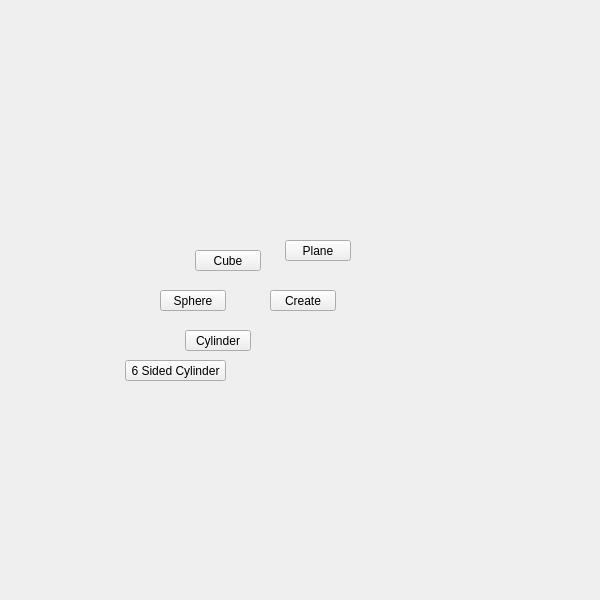
<?xml version="1.0" encoding="UTF-8"?>
<ui version="4.0">
 <class>QtUi</class>
 <widget class="QMainWindow" name="QtUi">
  <property name="enabled">
   <bool>true</bool>
  </property>
  <property name="geometry">
   <rect>
    <x>0</x>
    <y>0</y>
    <width>600</width>
    <height>600</height>
   </rect>
  </property>
  <property name="sizePolicy">
   <sizepolicy hsizetype="Ignored" vsizetype="Ignored">
    <horstretch>0</horstretch>
    <verstretch>0</verstretch>
   </sizepolicy>
  </property>
  <property name="minimumSize">
   <size>
    <width>0</width>
    <height>0</height>
   </size>
  </property>
  <property name="maximumSize">
   <size>
    <width>600</width>
    <height>600</height>
   </size>
  </property>
  <property name="cursor">
   <cursorShape>ArrowCursor</cursorShape>
  </property>
  <property name="windowTitle">
   <string>Toolkit</string>
  </property>
  <property name="whatsThis">
   <string>main</string>
  </property>
  <property name="toolButtonStyle">
   <enum>Qt::ToolButtonIconOnly</enum>
  </property>
  <property name="tabShape">
   <enum>QTabWidget::Triangular</enum>
  </property>
  <property name="dockNestingEnabled">
   <bool>true</bool>
  </property>
  <property name="dockOptions">
   <set>QMainWindow::AllowNestedDocks|QMainWindow::AllowTabbedDocks|QMainWindow::AnimatedDocks|QMainWindow::ForceTabbedDocks</set>
  </property>
  <widget class="QWidget" name="mainWindow">
   <property name="sizePolicy">
    <sizepolicy hsizetype="Ignored" vsizetype="Ignored">
     <horstretch>0</horstretch>
     <verstretch>0</verstretch>
    </sizepolicy>
   </property>
   <widget class="QPushButton" name="i006">
    <property name="geometry">
     <rect>
      <x>270</x>
      <y>290</y>
      <width>66</width>
      <height>21</height>
     </rect>
    </property>
    <property name="minimumSize">
     <size>
      <width>0</width>
      <height>21</height>
     </size>
    </property>
    <property name="maximumSize">
     <size>
      <width>16777215</width>
      <height>21</height>
     </size>
    </property>
    <property name="whatsThis">
     <string>create</string>
    </property>
    <property name="text">
     <string>Create</string>
    </property>
   </widget>
   <widget class="QPushButton" name="b001">
    <property name="geometry">
     <rect>
      <x>195</x>
      <y>250</y>
      <width>66</width>
      <height>21</height>
     </rect>
    </property>
    <property name="minimumSize">
     <size>
      <width>0</width>
      <height>21</height>
     </size>
    </property>
    <property name="maximumSize">
     <size>
      <width>16777215</width>
      <height>21</height>
     </size>
    </property>
    <property name="whatsThis">
     <string/>
    </property>
    <property name="text">
     <string>Cube</string>
    </property>
   </widget>
   <widget class="QPushButton" name="b002">
    <property name="geometry">
     <rect>
      <x>160</x>
      <y>290</y>
      <width>66</width>
      <height>21</height>
     </rect>
    </property>
    <property name="minimumSize">
     <size>
      <width>0</width>
      <height>21</height>
     </size>
    </property>
    <property name="maximumSize">
     <size>
      <width>16777215</width>
      <height>21</height>
     </size>
    </property>
    <property name="whatsThis">
     <string/>
    </property>
    <property name="text">
     <string>Sphere</string>
    </property>
   </widget>
   <widget class="QPushButton" name="b003">
    <property name="geometry">
     <rect>
      <x>185</x>
      <y>330</y>
      <width>66</width>
      <height>21</height>
     </rect>
    </property>
    <property name="minimumSize">
     <size>
      <width>0</width>
      <height>21</height>
     </size>
    </property>
    <property name="maximumSize">
     <size>
      <width>16777215</width>
      <height>21</height>
     </size>
    </property>
    <property name="whatsThis">
     <string/>
    </property>
    <property name="text">
     <string>Cylinder</string>
    </property>
   </widget>
   <widget class="QPushButton" name="b004">
    <property name="geometry">
     <rect>
      <x>285</x>
      <y>240</y>
      <width>66</width>
      <height>21</height>
     </rect>
    </property>
    <property name="minimumSize">
     <size>
      <width>0</width>
      <height>21</height>
     </size>
    </property>
    <property name="maximumSize">
     <size>
      <width>16777215</width>
      <height>21</height>
     </size>
    </property>
    <property name="whatsThis">
     <string/>
    </property>
    <property name="text">
     <string>Plane</string>
    </property>
   </widget>
   <widget class="QPushButton" name="b005">
    <property name="geometry">
     <rect>
      <x>125</x>
      <y>360</y>
      <width>101</width>
      <height>21</height>
     </rect>
    </property>
    <property name="minimumSize">
     <size>
      <width>0</width>
      <height>21</height>
     </size>
    </property>
    <property name="maximumSize">
     <size>
      <width>16777215</width>
      <height>21</height>
     </size>
    </property>
    <property name="whatsThis">
     <string/>
    </property>
    <property name="text">
     <string>6 Sided Cylinder</string>
    </property>
   </widget>
  </widget>
 </widget>
 <resources/>
 <connections/>
 <designerdata>
  <property name="gridDeltaX">
   <number>5</number>
  </property>
  <property name="gridDeltaY">
   <number>10</number>
  </property>
  <property name="gridSnapX">
   <bool>true</bool>
  </property>
  <property name="gridSnapY">
   <bool>true</bool>
  </property>
  <property name="gridVisible">
   <bool>true</bool>
  </property>
 </designerdata>
</ui>
